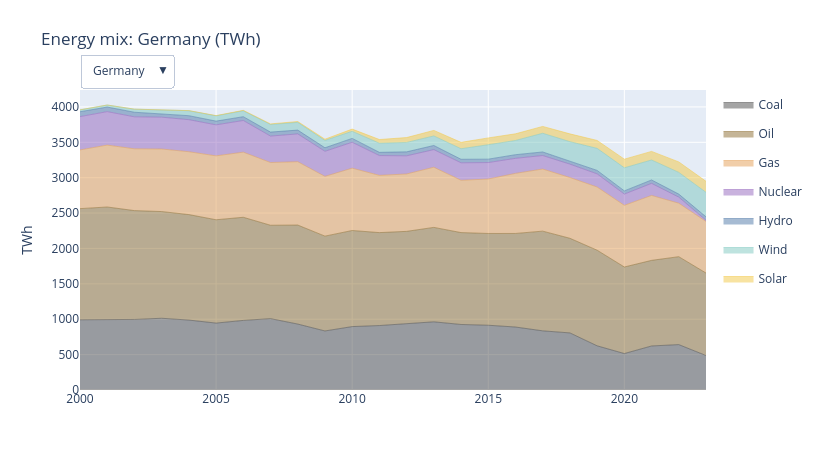

The notebook cell this image was saved under:
### Markdown cell above
### Exercise 26 – A dropdown

**A dropdown.** The energy table has inconsistent source labels. The table `energy` has the columns `nation`, `year`, `source`, `twh`. First print how many distinct labels `energy['source']` has, then clean them (strip spaces, capitalise) and print again. Aggregate to `mix` = TWh summed by `nation`, `year`, `source`.
Then draw a stacked area chart (`go.Scatter(stackgroup=...)`) of the energy mix for `['Germany', 'Israel', 'Norway', 'China']`, with a dropdown (`updatemenus`) that shows one country at a time.

### Code cell
# Write your code here

### Figure 1 — Plotly figure (JSON) as saved in the notebook; plotly's stock layout.template omitted (floating-point values rounded to 4 significant figures)
{"data": [{"legendgroup": "Coal", "line": {"color": "#4d4d4d", "width": 0.5}, "name": "Coal", "showlegend": true, "stackgroup": "Germany", "visible": true, "x": [2000, 2001, 2002, 2003, 2004, 2005, 2006, 2007, 2008, 2009, 2010, 2011, 2012, 2013, 2014, 2015, 2016, 2017, 2018, 2019, 2020, 2021, 2022, 2023], "y": [992.1, 994.9, 997.1, 1014.0, 988.1, 945.4, 983.3, 1008.0, 931.8, 834.3, 896.2, 910.8, 936.1, 963.4, 925.9, 915.1, 889.9, 835.9, 806.7, 624.2, 514.9, 621.9, 641.8, 487.4], "type": "scatter"}, {"legendgroup": "Oil", "line": {"color": "#8c6d31", "width": 0.5}, "name": "Oil", "showlegend": true, "stackgroup": "Germany", "visible": true, "x": [2000, 2001, 2002, 2003, 2004, 2005, 2006, 2007, 2008, 2009, 2010, 2011, 2012, 2013, 2014, 2015, 2016, 2017, 2018, 2019, 2020, 2021, 2022, 2023], "y": [1570.0, 1591.0, 1538.0, 1508.0, 1490.0, 1460.0, 1457.0, 1319.0, 1399.0, 1340.0, 1358.0, 1313.0, 1305.0, 1334.0, 1298.0, 1297.0, 1322.0, 1409.0, 1337.0, 1351.0, 1223.0, 1210.0, 1242.0, 1166.0], "type": "scatter"}, {"legendgroup": "Gas", "line": {"color": "#e39e54", "width": 0.5}, "name": "Gas", "showlegend": true, "stackgroup": "Germany", "visible": true, "x": [2000, 2001, 2002, 2003, 2004, 2005, 2006, 2007, 2008, 2009, 2010, 2011, 2012, 2013, 2014, 2015, 2016, 2017, 2018, 2019, 2020, 2021, 2022, 2023], "y": [829.2, 874.5, 873.1, 883.7, 888.2, 902.8, 920.1, 886.4, 895.0, 844.3, 880.7, 808.6, 811.1, 849.7, 739.0, 769.5, 848.9, 877.4, 858.5, 892.8, 871.1, 917.4, 755.8, 728.0], "type": "scatter"}, {"legendgroup": "Nuclear", "line": {"color": "#9467bd", "width": 0.5}, "name": "Nuclear", "showlegend": true, "stackgroup": "Germany", "visible": true, "x": [2000, 2001, 2002, 2003, 2004, 2005, 2006, 2007, 2008, 2009, 2010, 2011, 2012, 2013, 2014, 2015, 2016, 2017, 2018, 2019, 2020, 2021, 2022, 2023], "y": [471.1, 473.2, 451.6, 449.8, 452.8, 438.3, 447.5, 373.8, 392.6, 354.1, 366.0, 279.7, 256.3, 248.8, 247.2, 232.4, 212.7, 190.8, 189.1, 185.8, 159.0, 170.3, 85.28, 17.6], "type": "scatter"}, {"legendgroup": "Hydro", "line": {"color": "#4e79a7", "width": 0.5}, "name": "Hydro", "showlegend": true, "stackgroup": "Germany", "visible": true, "x": [2000, 2001, 2002, 2003, 2004, 2005, 2006, 2007, 2008, 2009, 2010, 2011, 2012, 2013, 2014, 2015, 2016, 2017, 2018, 2019, 2020, 2021, 2022, 2023], "y": [69.17, 64.09, 64.93, 49.92, 56.22, 52.79, 53.56, 56.3, 53.94, 49.95, 54.56, 45.78, 56.07, 58.82, 49.84, 48.04, 51.62, 50.38, 44.01, 48.84, 45.24, 48.42, 43.3, 48.52], "type": "scatter"}, {"legendgroup": "Wind", "line": {"color": "#7fc8c0", "width": 0.5}, "name": "Wind", "showlegend": true, "stackgroup": "Germany", "visible": true, "x": [2000, 2001, 2002, 2003, 2004, 2005, 2006, 2007, 2008, 2009, 2010, 2011, 2012, 2013, 2014, 2015, 2016, 2017, 2018, 2019, 2020, 2021, 2022, 2023], "y": [26.39, 29.01, 43.29, 52.01, 70.51, 74.66, 83.75, 107.7, 109.2, 103.5, 100.4, 129.2, 133.2, 134.9, 148.8, 204.1, 200.8, 264.2, 273.5, 311.6, 326.2, 282.4, 306.7, 345.8], "type": "scatter"}, {"legendgroup": "Solar", "line": {"color": "#f2c744", "width": 0.5}, "name": "Solar", "showlegend": true, "stackgroup": "Germany", "visible": true, "x": [2000, 2001, 2002, 2003, 2004, 2005, 2006, 2007, 2008, 2009, 2010, 2011, 2012, 2013, 2014, 2015, 2016, 2017, 2018, 2019, 2020, 2021, 2022, 2023], "y": [0.0, 0.28, 0.55, 0.85, 1.51, 3.52, 6.06, 8.34, 11.89, 17.62, 31.15, 51.79, 68.93, 78.32, 90.2, 96.4, 94.36, 96.9, 110.2, 111.9, 122.2, 121.5, 148.2, 155.8], "type": "scatter"}, {"legendgroup": "Coal", "line": {"color": "#4d4d4d", "width": 0.5}, "name": "Coal", "showlegend": false, "stackgroup": "Israel", "visible": false, "x": [2000, 2001, 2002, 2003, 2004, 2005, 2006, 2007, 2008, 2009, 2010, 2011, 2012, 2013, 2014, 2015, 2016, 2017, 2018, 2019, 2020, 2021, 2022, 2023], "y": [72.74, 83.97, 88.76, 91.99, 92.87, 92.34, 91.29, 93.36, 91.87, 89.97, 89.92, 92.25, 102.5, 82.44, 76.61, 75.03, 64.12, 58.19, 54.78, 57.9, 50.47, 45.23, 44.43, 35.18], "type": "scatter"}, {"legendgroup": "Oil", "line": {"color": "#8c6d31", "width": 0.5}, "name": "Oil", "showlegend": false, "stackgroup": "Israel", "visible": false, "x": [2000, 2001, 2002, 2003, 2004, 2005, 2006, 2007, 2008, 2009, 2010, 2011, 2012, 2013, 2014, 2015, 2016, 2017, 2018, 2019, 2020, 2021, 2022, 2023], "y": [154.4, 143.1, 142.7, 146.5, 139.1, 136.4, 132.8, 135.6, 134.6, 124.9, 123.8, 129.7, 154.6, 117.3, 109.4, 116.4, 119.5, 124.6, 125.9, 127.1, 109.9, 114.4, 124.5, 120.6], "type": "scatter"}, {"legendgroup": "Gas", "line": {"color": "#e39e54", "width": 0.5}, "name": "Gas", "showlegend": false, "stackgroup": "Israel", "visible": false, "x": [2000, 2001, 2002, 2003, 2004, 2005, 2006, 2007, 2008, 2009, 2010, 2011, 2012, 2013, 2014, 2015, 2016, 2017, 2018, 2019, 2020, 2021, 2022, 2023], "y": [0.09, 0.1, 0.08, 0.08, 11.29, 15.56, 21.73, 26.0, 35.78, 39.67, 50.68, 47.07, 24.2, 65.77, 71.84, 79.9, 91.78, 97.64, 105.8, 107.2, 112.7, 117.3, 121.4, 105.0], "type": "scatter"}, {"legendgroup": "Nuclear", "line": {"color": "#9467bd", "width": 0.5}, "name": "Nuclear", "showlegend": false, "stackgroup": "Israel", "visible": false, "x": [2000, 2001, 2002, 2003, 2004, 2005, 2006, 2007, 2008, 2009, 2010, 2011, 2012, 2013, 2014, 2015, 2016, 2017, 2018, 2019, 2020, 2021, 2022, 2023], "y": [0.0, 0.0, 0.0, 0.0, 0.0, 0.0, 0.0, 0.0, 0.0, 0.0, 0.0, 0.0, 0.0, 0.0, 0.0, 0.0, 0.0, 0.0, 0.0, 0.0, 0.0, 0.0, 0.0, 0.0], "type": "scatter"}, {"legendgroup": "Hydro", "line": {"color": "#4e79a7", "width": 0.5}, "name": "Hydro", "showlegend": false, "stackgroup": "Israel", "visible": false, "x": [2000, 2001, 2002, 2003, 2004, 2005, 2006, 2007, 2008, 2009, 2010, 2011, 2012, 2013, 2014, 2015, 2016, 2017, 2018, 2019, 2020, 2021, 2022, 2023], "y": [0.09, 0.03, 0.06, 0.08, 0.08, 0.08, 0.04, 0.04, 0.04, 0.06, 0.08, 0.08, 0.08, 0.07, 0.03, 0.06, 0.06, 0.06, 0.06, 0.06, 0.06, 0.06, 0.06, 0.06], "type": "scatter"}, {"legendgroup": "Wind", "line": {"color": "#7fc8c0", "width": 0.5}, "name": "Wind", "showlegend": false, "stackgroup": "Israel", "visible": false, "x": [2000, 2001, 2002, 2003, 2004, 2005, 2006, 2007, 2008, 2009, 2010, 2011, 2012, 2013, 2014, 2015, 2016, 2017, 2018, 2019, 2020, 2021, 2022, 2023], "y": [0.0, 0.03, 0.03, 0.03, 0.03, 0.03, 0.03, 0.03, 0.02, 0.02, 0.02, 0.02, 0.02, 0.02, 0.1, 0.02, 0.08, 0.08, 0.1, 0.15, 0.15, 0.11, 0.47, 0.96], "type": "scatter"}, {"legendgroup": "Solar", "line": {"color": "#f2c744", "width": 0.5}, "name": "Solar", "showlegend": false, "stackgroup": "Israel", "visible": false, "x": [2000, 2001, 2002, 2003, 2004, 2005, 2006, 2007, 2008, 2009, 2010, 2011, 2012, 2013, 2014, 2015, 2016, 2017, 2018, 2019, 2020, 2021, 2022, 2023], "y": [0.0, 0.0, 0.0, 0.0, 0.0, 0.0, 0.0, 0.0, 0.0, 0.06, 0.18, 0.5, 0.95, 1.24, 2.14, 3.08, 4.11, 4.11, 4.55, 7.71, 10.28, 13.18, 14.95, 20.03], "type": "scatter"}, {"legendgroup": "Coal", "line": {"color": "#4d4d4d", "width": 0.5}, "name": "Coal", "showlegend": false, "stackgroup": "Norway", "visible": false, "x": [2000, 2001, 2002, 2003, 2004, 2005, 2006, 2007, 2008, 2009, 2010, 2011, 2012, 2013, 2014, 2015, 2016, 2017, 2018, 2019, 2020, 2021, 2022, 2023], "y": [11.54, 10.29, 8.92, 8.71, 9.84, 8.4, 7.2, 7.92, 8.16, 6.5, 8.86, 9.83, 9.53, 9.03, 9.89, 8.86, 9.1, 9.51, 9.29, 9.07, 8.98, 9.79, 9.37, 8.46], "type": "scatter"}, {"legendgroup": "Oil", "line": {"color": "#8c6d31", "width": 0.5}, "name": "Oil", "showlegend": false, "stackgroup": "Norway", "visible": false, "x": [2000, 2001, 2002, 2003, 2004, 2005, 2006, 2007, 2008, 2009, 2010, 2011, 2012, 2013, 2014, 2015, 2016, 2017, 2018, 2019, 2020, 2021, 2022, 2023], "y": [109.0, 114.8, 114.0, 118.5, 113.6, 115.1, 117.8, 121.1, 114.2, 113.3, 119.8, 116.2, 116.1, 117.6, 114.3, 116.3, 112.7, 112.0, 115.4, 110.2, 102.1, 105.0, 107.2, 108.0], "type": "scatter"}, {"legendgroup": "Gas", "line": {"color": "#e39e54", "width": 0.5}, "name": "Gas", "showlegend": false, "stackgroup": "Norway", "visible": false, "x": [2000, 2001, 2002, 2003, 2004, 2005, 2006, 2007, 2008, 2009, 2010, 2011, 2012, 2013, 2014, 2015, 2016, 2017, 2018, 2019, 2020, 2021, 2022, 2023], "y": [42.37, 39.26, 41.9, 45.15, 47.74, 43.94, 43.43, 41.64, 42.01, 39.72, 40.34, 40.24, 39.87, 39.5, 42.45, 45.09, 43.47, 45.44, 43.85, 45.27, 43.57, 41.71, 38.81, 37.75], "type": "scatter"}, {"legendgroup": "Nuclear", "line": {"color": "#9467bd", "width": 0.5}, "name": "Nuclear", "showlegend": false, "stackgroup": "Norway", "visible": false, "x": [2000, 2001, 2002, 2003, 2004, 2005, 2006, 2007, 2008, 2009, 2010, 2011, 2012, 2013, 2014, 2015, 2016, 2017, 2018, 2019, 2020, 2021, 2022, 2023], "y": [0.0, 0.0, 0.0, 0.0, 0.0, 0.0, 0.0, 0.0, 0.0, 0.0, 0.0, 0.0, 0.0, 0.0, 0.0, 0.0, 0.0, 0.0, 0.0, 0.0, 0.0, 0.0, 0.0, 0.0], "type": "scatter"}, {"legendgroup": "Hydro", "line": {"color": "#4e79a7", "width": 0.5}, "name": "Hydro", "showlegend": false, "stackgroup": "Norway", "visible": false, "x": [2000, 2001, 2002, 2003, 2004, 2005, 2006, 2007, 2008, 2009, 2010, 2011, 2012, 2013, 2014, 2015, 2016, 2017, 2018, 2019, 2020, 2021, 2022, 2023], "y": [393.9, 332.8, 354.4, 287.4, 294.8, 364.8, 319.2, 355.5, 366.9, 328.8, 304.0, 311.6, 365.3, 327.7, 344.7, 347.6, 358.8, 355.9, 345.7, 310.1, 348.0, 354.6, 315.1, 333.4], "type": "scatter"}, {"legendgroup": "Wind", "line": {"color": "#7fc8c0", "width": 0.5}, "name": "Wind", "showlegend": false, "stackgroup": "Norway", "visible": false, "x": [2000, 2001, 2002, 2003, 2004, 2005, 2006, 2007, 2008, 2009, 2010, 2011, 2012, 2013, 2014, 2015, 2016, 2017, 2018, 2019, 2020, 2021, 2022, 2023], "y": [0.09, 0.08, 0.2, 0.59, 0.68, 1.34, 1.7, 2.37, 2.41, 2.56, 2.29, 3.32, 3.99, 4.81, 5.64, 6.37, 5.32, 7.14, 9.64, 13.68, 24.47, 28.99, 36.39, 34.06], "type": "scatter"}, {"legendgroup": "Solar", "line": {"color": "#f2c744", "width": 0.5}, "name": "Solar", "showlegend": false, "stackgroup": "Norway", "visible": false, "x": [2000, 2001, 2002, 2003, 2004, 2005, 2006, 2007, 2008, 2009, 2010, 2011, 2012, 2013, 2014, 2015, 2016, 2017, 2018, 2019, 2020, 2021, 2022, 2023], "y": [0.02, 0.02, 0.02, 0.02, 0.02, 0.02, 0.02, 0.02, 0.02, 0.02, 0.02, 0.02, 0.02, 0.02, 0.03, 0.03, 0.06, 0.1, 0.15, 0.26, 0.33, 0.27, 0.42, 0.87], "type": "scatter"}, {"legendgroup": "Coal", "line": {"color": "#4d4d4d", "width": 0.5}, "name": "Coal", "showlegend": false, "stackgroup": "China", "visible": false, "x": [2000, 2001, 2002, 2003, 2004, 2005, 2006, 2007, 2008, 2009, 2010, 2011, 2012, 2013, 2014, 2015, 2016, 2017, 2018, 2019, 2020, 2021, 2022, 2023], "y": [8211.0, 8636.0, 9467.0, 11280.0, 13160.0, 15410.0, 16920.0, 18420.0, 18720.0, 19610.0, 20340.0, 22140.0, 22420.0, 22900.0, 22800.0, 22330.0, 21680.0, 21920.0, 22350.0, 22920.0, 23400.0, 24320.0, 24400.0, 25180.0], "type": "scatter"}, {"legendgroup": "Oil", "line": {"color": "#8c6d31", "width": 0.5}, "name": "Oil", "showlegend": false, "stackgroup": "China", "visible": false, "x": [2000, 2001, 2002, 2003, 2004, 2005, 2006, 2007, 2008, 2009, 2010, 2011, 2012, 2013, 2014, 2015, 2016, 2017, 2018, 2019, 2020, 2021, 2022, 2023], "y": [2627.0, 2683.0, 2896.0, 3235.0, 3778.0, 3838.0, 4117.0, 4314.0, 4408.0, 4580.0, 5214.0, 5391.0, 5654.0, 5907.0, 6143.0, 6610.0, 6824.0, 7183.0, 7529.0, 7892.0, 7960.0, 8174.0, 8198.0, 9091.0], "type": "scatter"}, {"legendgroup": "Gas", "line": {"color": "#e39e54", "width": 0.5}, "name": "Gas", "showlegend": false, "stackgroup": "China", "visible": false, "x": [2000, 2001, 2002, 2003, 2004, 2005, 2006, 2007, 2008, 2009, 2010, 2011, 2012, 2013, 2014, 2015, 2016, 2017, 2018, 2019, 2020, 2021, 2022, 2023], "y": [247.0, 276.5, 294.1, 341.8, 399.8, 469.8, 577.8, 710.8, 819.3, 902.2, 1089.0, 1352.0, 1509.0, 1719.0, 1884.0, 1947.0, 2094.0, 2413.0, 2839.0, 3084.0, 3366.0, 3803.0, 3776.0, 4048.0], "type": "scatter"}, {"legendgroup": "Nuclear", "line": {"color": "#9467bd", "width": 0.5}, "name": "Nuclear", "showlegend": false, "stackgroup": "China", "visible": false, "x": [2000, 2001, 2002, 2003, 2004, 2005, 2006, 2007, 2008, 2009, 2010, 2011, 2012, 2013, 2014, 2015, 2016, 2017, 2018, 2019, 2020, 2021, 2022, 2023], "y": [46.49, 48.26, 68.84, 118.1, 136.8, 142.7, 146.6, 165.2, 180.5, 183.9, 194.6, 225.9, 253.4, 285.2, 339.0, 433.9, 535.6, 620.2, 733.8, 863.1, 904.2, 1004.0, 1026.0, 1060.0], "type": "scatter"}, {"legendgroup": "Hydro", "line": {"color": "#4e79a7", "width": 0.5}, "name": "Hydro", "showlegend": false, "stackgroup": "China", "visible": false, "x": [2000, 2001, 2002, 2003, 2004, 2005, 2006, 2007, 2008, 2009, 2010, 2011, 2012, 2013, 2014, 2015, 2016, 2017, 2018, 2019, 2020, 2021, 2022, 2023], "y": [617.8, 766.4, 789.0, 773.0, 958.1, 1067.0, 1165.0, 1291.0, 1681.0, 1616.0, 1853.0, 1782.0, 2224.0, 2326.0, 2696.0, 2822.0, 2898.0, 2913.0, 2982.0, 3150.0, 3263.0, 3202.0, 3189.0, 2990.0], "type": "scatter"}, {"legendgroup": "Wind", "line": {"color": "#7fc8c0", "width": 0.5}, "name": "Wind", "showlegend": false, "stackgroup": "China", "visible": false, "x": [2000, 2001, 2002, 2003, 2004, 2005, 2006, 2007, 2008, 2009, 2010, 2011, 2012, 2013, 2014, 2015, 2016, 2017, 2018, 2019, 2020, 2021, 2022, 2023], "y": [1.64, 1.99, 2.29, 2.72, 3.46, 5.23, 9.93, 14.57, 34.56, 72.48, 128.7, 192.0, 265.6, 353.6, 406.5, 469.9, 605.2, 761.5, 910.0, 1003.0, 1152.0, 1615.0, 1874.0, 2161.0], "type": "scatter"}, {"legendgroup": "Solar", "line": {"color": "#f2c744", "width": 0.5}, "name": "Solar", "showlegend": false, "stackgroup": "China", "visible": false, "x": [2000, 2001, 2002, 2003, 2004, 2005, 2006, 2007, 2008, 2009, 2010, 2011, 2012, 2013, 2014, 2015, 2016, 2017, 2018, 2019, 2020, 2021, 2022, 2023], "y": [0.06, 0.09, 0.13, 0.17, 0.21, 0.23, 0.25, 0.3, 0.4, 0.73, 1.83, 6.76, 9.26, 21.42, 59.83, 99.95, 167.2, 294.5, 440.1, 554.5, 644.7, 805.4, 1050.0, 1425.0], "type": "scatter"}], "layout": {"margin": {"t": 90}, "updatemenus": [{"buttons": [{"args": [{"visible": [true, true, true, true, true, true, true, false, false, false, false, false, false, false, false, false, false, false, false, false, false, false, false, false, false, false, false, false]}, {"title": "Energy mix: Germany (TWh)"}], "label": "Germany", "method": "update"}, {"args": [{"visible": [false, false, false, false, false, false, false, true, true, true, true, true, true, true, false, false, false, false, false, false, false, false, false, false, false, false, false, false]}, {"title": "Energy mix: Israel (TWh)"}], "label": "Israel", "method": "update"}, {"args": [{"visible": [false, false, false, false, false, false, false, false, false, false, false, false, false, false, true, true, true, true, true, true, true, false, false, false, false, false, false, false]}, {"title": "Energy mix: Norway (TWh)"}], "label": "Norway", "method": "update"}, {"args": [{"visible": [false, false, false, false, false, false, false, false, false, false, false, false, false, false, false, false, false, false, false, false, false, true, true, true, true, true, true, true]}, {"title": "Energy mix: China (TWh)"}], "label": "China", "method": "update"}], "x": 0.0, "xanchor": "left", "y": 1.12}], "title": {"text": "Energy mix: Germany (TWh)"}, "height": 470, "width": 820, "yaxis": {"title": {"text": "TWh"}}}}
